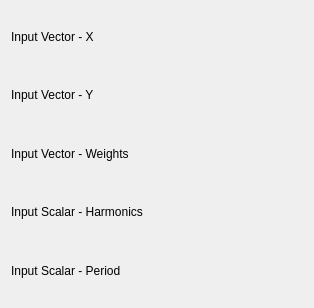
<ui version="4.0" >
 <class>FitSinusoid_WeightedConfig</class>
 <widget class="QWidget" name="FitSinusoid_WeightedConfig" >
  <property name="geometry" >
   <rect>
    <x>0</x>
    <y>0</y>
    <width>314</width>
    <height>308</height>
   </rect>
  </property>
  <layout class="QVBoxLayout" name="verticalLayout" >
   <item>
    <layout class="QHBoxLayout" name="horizontalLayout_2" >
     <item>
      <widget class="QLabel" name="label_4" >
       <property name="sizePolicy" >
        <sizepolicy vsizetype="Fixed" hsizetype="Fixed" >
         <horstretch>0</horstretch>
         <verstretch>0</verstretch>
        </sizepolicy>
       </property>
       <property name="text" >
        <string>Input Vector - X</string>
       </property>
       <property name="wordWrap" >
        <bool>false</bool>
       </property>
      </widget>
     </item>
     <item>
      <widget class="Kst::VectorSelector" native="1" name="_vectorX" >
       <property name="sizePolicy" >
        <sizepolicy vsizetype="Preferred" hsizetype="Expanding" >
         <horstretch>0</horstretch>
         <verstretch>0</verstretch>
        </sizepolicy>
       </property>
      </widget>
     </item>
    </layout>
   </item>
   <item>
    <layout class="QHBoxLayout" name="horizontalLayout" >
     <item>
      <widget class="QLabel" name="label_3" >
       <property name="sizePolicy" >
        <sizepolicy vsizetype="Fixed" hsizetype="Fixed" >
         <horstretch>0</horstretch>
         <verstretch>0</verstretch>
        </sizepolicy>
       </property>
       <property name="text" >
        <string>Input Vector - Y</string>
       </property>
       <property name="wordWrap" >
        <bool>false</bool>
       </property>
      </widget>
     </item>
     <item>
      <widget class="Kst::VectorSelector" native="1" name="_vectorY" >
       <property name="sizePolicy" >
        <sizepolicy vsizetype="Preferred" hsizetype="Expanding" >
         <horstretch>0</horstretch>
         <verstretch>0</verstretch>
        </sizepolicy>
       </property>
      </widget>
     </item>
    </layout>
   </item>
   <item>
    <layout class="QHBoxLayout" name="horizontalLayout_4" >
     <item>
      <widget class="QLabel" name="label_5" >
       <property name="sizePolicy" >
        <sizepolicy vsizetype="Fixed" hsizetype="Fixed" >
         <horstretch>0</horstretch>
         <verstretch>0</verstretch>
        </sizepolicy>
       </property>
       <property name="text" >
        <string>Input Vector - Weights</string>
       </property>
       <property name="wordWrap" >
        <bool>false</bool>
       </property>
      </widget>
     </item>
     <item>
      <widget class="Kst::VectorSelector" native="1" name="_vectorWeights" >
       <property name="sizePolicy" >
        <sizepolicy vsizetype="Preferred" hsizetype="Expanding" >
         <horstretch>0</horstretch>
         <verstretch>0</verstretch>
        </sizepolicy>
       </property>
      </widget>
     </item>
    </layout>
   </item>
   <item>
    <layout class="QHBoxLayout" name="horizontalLayout_3" >
     <item>
      <widget class="QLabel" name="label_6" >
       <property name="sizePolicy" >
        <sizepolicy vsizetype="Fixed" hsizetype="Fixed" >
         <horstretch>0</horstretch>
         <verstretch>0</verstretch>
        </sizepolicy>
       </property>
       <property name="text" >
        <string>Input Scalar - Harmonics</string>
       </property>
       <property name="wordWrap" >
        <bool>false</bool>
       </property>
      </widget>
     </item>
     <item>
      <widget class="Kst::ScalarSelector" native="1" name="_scalarHarmonics" />
     </item>
    </layout>
   </item>
   <item>
    <layout class="QHBoxLayout" name="horizontalLayout_5" >
     <item>
      <widget class="QLabel" name="label_7" >
       <property name="sizePolicy" >
        <sizepolicy vsizetype="Fixed" hsizetype="Fixed" >
         <horstretch>0</horstretch>
         <verstretch>0</verstretch>
        </sizepolicy>
       </property>
       <property name="text" >
        <string>Input Scalar - Period</string>
       </property>
       <property name="wordWrap" >
        <bool>false</bool>
       </property>
      </widget>
     </item>
     <item>
      <widget class="Kst::ScalarSelector" native="1" name="_scalarPeriod" />
     </item>
    </layout>
   </item>
  </layout>
 </widget>
 <layoutdefault spacing="6" margin="11" />
 <pixmapfunction>qPixmapFromMimeSource</pixmapfunction>
 <customwidgets>
  <customwidget>
   <class>Kst::VectorSelector</class>
   <extends>QWidget</extends>
   <header>vectorselector.h</header>
  </customwidget>
  <customwidget>
   <class>Kst::ScalarSelector</class>
   <extends>QWidget</extends>
   <header>scalarselector.h</header>
  </customwidget>
 </customwidgets>
 <resources/>
 <connections/>
</ui>
